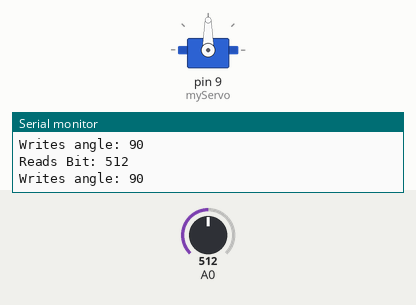
Recording of a sketch running on a simulated Arduino Uno, built with avr-gcc and run on an emulated ATmega328P. Parts: servo, the last lines printed to the serial monitor. The inputs (shaded band) are chosen by the test bench; at power-on: A0 = 512.

Above: at 2.2 s.
2.3 s: A0 set to 716
At 2.9 s:
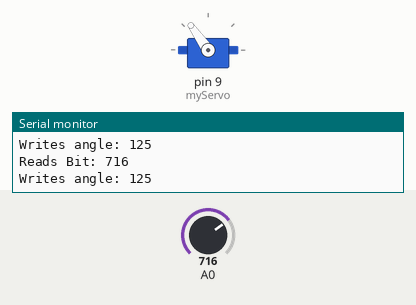
3.8 s: A0 set to 981
At 4.2 s:
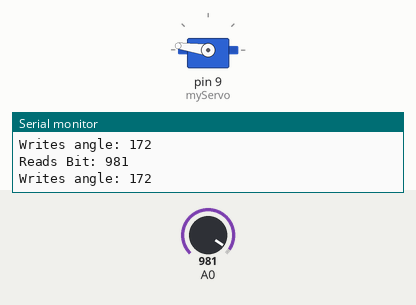
5.3 s: A0 set to 1014
At 6.1 s:
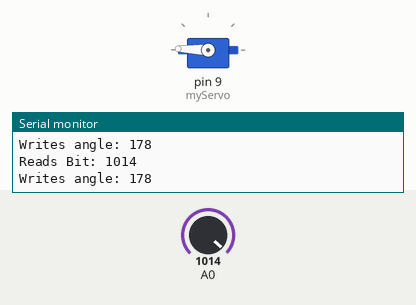
6.8 s: A0 set to 1023
At 7.5 s:
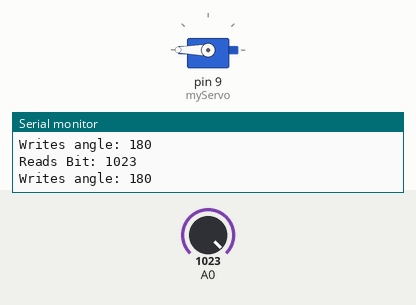
8.3 s: A0 set to 900
At 9.5 s:
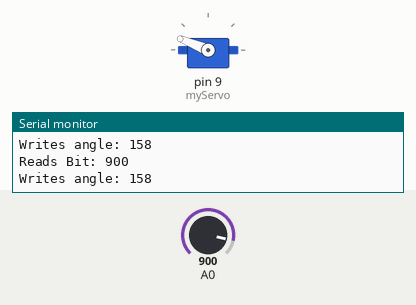
9.8 s: A0 set to 0
At 10.9 s:
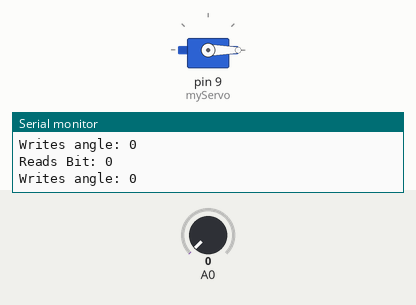
Timing chart, 0 to 12.3 s (numbered marks = the images above; inputs shaded):
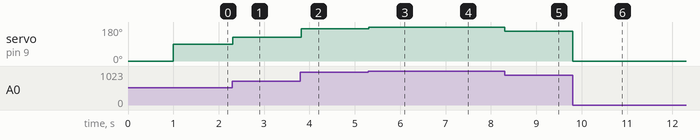

The sketch:

servo_delay.ino
```cpp
/*****************************************************
IDP  Feedback and control of servo motor (V20210915)
Potentiometer controlled servo
*****************************************************/

#include <Servo.h>

// Create a Servo object named 'myServo' to control a servo motor.
Servo myServo;

void setup() {
  // Set the pinMode of pin A0 as INPUT.
  pinMode(A0, INPUT);

  // Attach the servo motor to pin 9 using the Servo object 'myServo'.
  myServo.attach(9);

  // Start a serial communication at a baud rate of 115200.
  Serial.begin(115200);

  // Set the initial position of the servo motor to 0 degrees.
  myServo.write(0);

  // Wait for 1000 milliseconds (1 second) for the servo motor to reach its initial position.
  delay(1000);
}

void loop() {
  // Read the analog input from pin A0 and store it in an integer variable 'inputSignal'.
  int inputSignal = analogRead(A0);

  // Map the input range (0 to 1023) to a final servo range (0 to 180 degrees) as an integer variable 'pos'.
  int pos = map(inputSignal, 0, 1023, 0, 180);

  // Move the servo motor to the position (angle) specified by 'pos'.
  myServo.write(pos);

  // Output the value of 'inputSignal' to the serial monitor with the "Reads Bit: " label.
  Serial.print("Reads Bit: ");
  Serial.println(inputSignal);

  // Output the value of 'pos' to the serial monitor with the "Writes angle: " label.
  Serial.print("Writes angle: ");
  Serial.println(pos);

  // Wait for 15 milliseconds before executing the next iteration of the loop().
  delay(15);
}
```

Measured:
- after the input at 2.3 s, servo on pin 9 (myServo): 90° → 125° at once
- after the input at 3.8 s, servo on pin 9 (myServo): 125° → 172° at once
- after the input at 5.3 s, servo on pin 9 (myServo): 172° → 178° at once
- after the input at 6.8 s, servo on pin 9 (myServo): 178° → 180° at once
- after the input at 8.3 s, servo on pin 9 (myServo): 180° → 158° at once
- after the input at 9.8 s, servo on pin 9 (myServo): 158° → 0° at once
